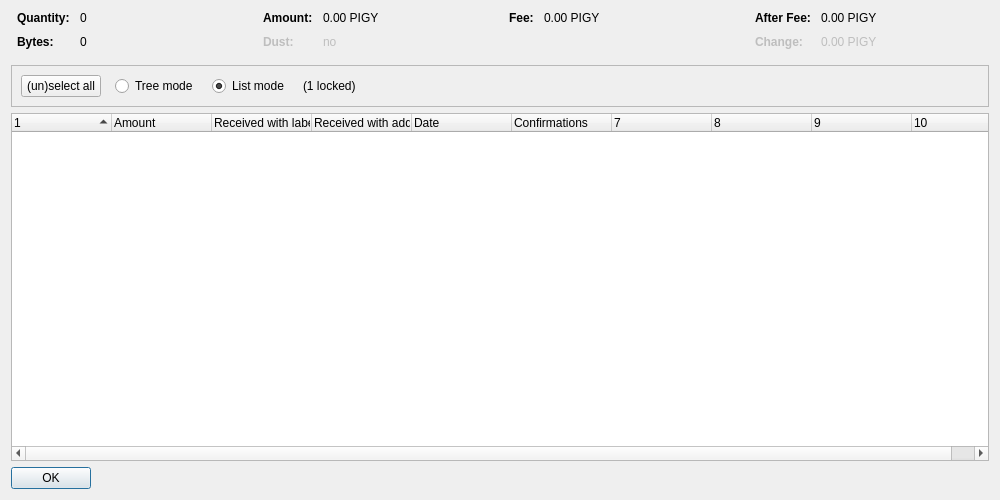
<?xml version="1.0" encoding="UTF-8"?>
<ui version="4.0">
 <class>CoinControlDialog</class>
 <widget class="QDialog" name="CoinControlDialog">
  <property name="geometry">
   <rect>
    <x>0</x>
    <y>0</y>
    <width>1000</width>
    <height>500</height>
   </rect>
  </property>
  <property name="windowTitle">
   <string>Coin Selection</string>
  </property>
  <layout class="QVBoxLayout" name="verticalLayout">
   <item>
    <layout class="QHBoxLayout" name="horizontalLayoutTop" stretch="0,0,0,0">
     <property name="topMargin">
      <number>0</number>
     </property>
     <property name="bottomMargin">
      <number>10</number>
     </property>
     <item>
      <layout class="QFormLayout" name="formLayoutCoinControl1">
       <property name="horizontalSpacing">
        <number>10</number>
       </property>
       <property name="verticalSpacing">
        <number>10</number>
       </property>
       <property name="leftMargin">
        <number>6</number>
       </property>
       <property name="rightMargin">
        <number>6</number>
       </property>
       <item row="0" column="0">
        <widget class="QLabel" name="labelCoinControlQuantityText">
         <property name="font">
          <font>
           <weight>75</weight>
           <bold>true</bold>
          </font>
         </property>
         <property name="text">
          <string>Quantity:</string>
         </property>
        </widget>
       </item>
       <item row="0" column="1">
        <widget class="QLabel" name="labelCoinControlQuantity">
         <property name="cursor">
          <cursorShape>IBeamCursor</cursorShape>
         </property>
         <property name="contextMenuPolicy">
          <enum>Qt::ActionsContextMenu</enum>
         </property>
         <property name="text">
          <string notr="true">0</string>
         </property>
         <property name="textInteractionFlags">
          <set>Qt::LinksAccessibleByMouse|Qt::TextSelectableByKeyboard|Qt::TextSelectableByMouse</set>
         </property>
        </widget>
       </item>
       <item row="1" column="0">
        <widget class="QLabel" name="labelCoinControlBytesText">
         <property name="font">
          <font>
           <weight>75</weight>
           <bold>true</bold>
          </font>
         </property>
         <property name="text">
          <string>Bytes:</string>
         </property>
        </widget>
       </item>
       <item row="1" column="1">
        <widget class="QLabel" name="labelCoinControlBytes">
         <property name="cursor">
          <cursorShape>IBeamCursor</cursorShape>
         </property>
         <property name="contextMenuPolicy">
          <enum>Qt::ActionsContextMenu</enum>
         </property>
         <property name="text">
          <string notr="true">0</string>
         </property>
         <property name="textInteractionFlags">
          <set>Qt::LinksAccessibleByMouse|Qt::TextSelectableByKeyboard|Qt::TextSelectableByMouse</set>
         </property>
        </widget>
       </item>
      </layout>
     </item>
     <item>
      <layout class="QFormLayout" name="formLayoutCoinControl2">
       <property name="horizontalSpacing">
        <number>10</number>
       </property>
       <property name="verticalSpacing">
        <number>10</number>
       </property>
       <property name="leftMargin">
        <number>6</number>
       </property>
       <property name="rightMargin">
        <number>6</number>
       </property>
       <item row="0" column="0">
        <widget class="QLabel" name="labelCoinControlAmountText">
         <property name="font">
          <font>
           <weight>75</weight>
           <bold>true</bold>
          </font>
         </property>
         <property name="text">
          <string>Amount:</string>
         </property>
        </widget>
       </item>
       <item row="0" column="1">
        <widget class="QLabel" name="labelCoinControlAmount">
         <property name="cursor">
          <cursorShape>IBeamCursor</cursorShape>
         </property>
         <property name="contextMenuPolicy">
          <enum>Qt::ActionsContextMenu</enum>
         </property>
         <property name="text">
          <string notr="true">0.00 PIGY</string>
         </property>
         <property name="textInteractionFlags">
          <set>Qt::LinksAccessibleByMouse|Qt::TextSelectableByKeyboard|Qt::TextSelectableByMouse</set>
         </property>
        </widget>
       </item>
       <item row="1" column="0">
        <widget class="QLabel" name="labelCoinControlLowOutputText">
         <property name="enabled">
          <bool>false</bool>
         </property>
         <property name="font">
          <font>
           <weight>75</weight>
           <bold>true</bold>
          </font>
         </property>
         <property name="text">
          <string>Dust:</string>
         </property>
        </widget>
       </item>
       <item row="1" column="1">
        <widget class="QLabel" name="labelCoinControlLowOutput">
         <property name="enabled">
          <bool>false</bool>
         </property>
         <property name="cursor">
          <cursorShape>IBeamCursor</cursorShape>
         </property>
         <property name="contextMenuPolicy">
          <enum>Qt::ActionsContextMenu</enum>
         </property>
         <property name="text">
          <string notr="true">no</string>
         </property>
         <property name="textInteractionFlags">
          <set>Qt::LinksAccessibleByMouse|Qt::TextSelectableByKeyboard|Qt::TextSelectableByMouse</set>
         </property>
        </widget>
       </item>
      </layout>
     </item>
     <item>
      <layout class="QFormLayout" name="formLayoutCoinControl3">
       <property name="horizontalSpacing">
        <number>10</number>
       </property>
       <property name="verticalSpacing">
        <number>10</number>
       </property>
       <property name="leftMargin">
        <number>6</number>
       </property>
       <property name="rightMargin">
        <number>6</number>
       </property>
       <item row="0" column="0">
        <widget class="QLabel" name="labelCoinControlFeeText">
         <property name="font">
          <font>
           <weight>75</weight>
           <bold>true</bold>
          </font>
         </property>
         <property name="text">
          <string>Fee:</string>
         </property>
        </widget>
       </item>
       <item row="0" column="1">
        <widget class="QLabel" name="labelCoinControlFee">
         <property name="cursor">
          <cursorShape>IBeamCursor</cursorShape>
         </property>
         <property name="contextMenuPolicy">
          <enum>Qt::ActionsContextMenu</enum>
         </property>
         <property name="text">
          <string notr="true">0.00 PIGY</string>
         </property>
         <property name="textInteractionFlags">
          <set>Qt::LinksAccessibleByMouse|Qt::TextSelectableByKeyboard|Qt::TextSelectableByMouse</set>
         </property>
        </widget>
       </item>
      </layout>
     </item>
     <item>
      <layout class="QFormLayout" name="formLayoutCoinControl4">
       <property name="horizontalSpacing">
        <number>10</number>
       </property>
       <property name="verticalSpacing">
        <number>10</number>
       </property>
       <property name="leftMargin">
        <number>6</number>
       </property>
       <property name="rightMargin">
        <number>6</number>
       </property>
       <item row="0" column="0">
        <widget class="QLabel" name="labelCoinControlAfterFeeText">
         <property name="font">
          <font>
           <weight>75</weight>
           <bold>true</bold>
          </font>
         </property>
         <property name="text">
          <string>After Fee:</string>
         </property>
        </widget>
       </item>
       <item row="0" column="1">
        <widget class="QLabel" name="labelCoinControlAfterFee">
         <property name="cursor">
          <cursorShape>IBeamCursor</cursorShape>
         </property>
         <property name="contextMenuPolicy">
          <enum>Qt::ActionsContextMenu</enum>
         </property>
         <property name="text">
          <string notr="true">0.00 PIGY</string>
         </property>
         <property name="textInteractionFlags">
          <set>Qt::LinksAccessibleByMouse|Qt::TextSelectableByKeyboard|Qt::TextSelectableByMouse</set>
         </property>
        </widget>
       </item>
       <item row="1" column="0">
        <widget class="QLabel" name="labelCoinControlChangeText">
         <property name="enabled">
          <bool>false</bool>
         </property>
         <property name="font">
          <font>
           <weight>75</weight>
           <bold>true</bold>
          </font>
         </property>
         <property name="text">
          <string>Change:</string>
         </property>
        </widget>
       </item>
       <item row="1" column="1">
        <widget class="QLabel" name="labelCoinControlChange">
         <property name="enabled">
          <bool>false</bool>
         </property>
         <property name="cursor">
          <cursorShape>IBeamCursor</cursorShape>
         </property>
         <property name="contextMenuPolicy">
          <enum>Qt::ActionsContextMenu</enum>
         </property>
         <property name="text">
          <string notr="true">0.00 PIGY</string>
         </property>
         <property name="textInteractionFlags">
          <set>Qt::LinksAccessibleByMouse|Qt::TextSelectableByKeyboard|Qt::TextSelectableByMouse</set>
         </property>
        </widget>
       </item>
      </layout>
     </item>
    </layout>
   </item>
   <item>
    <widget class="QFrame" name="frame">
     <property name="minimumSize">
      <size>
       <width>0</width>
       <height>40</height>
      </size>
     </property>
     <property name="frameShape">
      <enum>QFrame::StyledPanel</enum>
     </property>
     <property name="frameShadow">
      <enum>QFrame::Sunken</enum>
     </property>
     <layout class="QHBoxLayout" name="horizontalLayout">
      <item>
       <layout class="QHBoxLayout" name="horizontalLayoutPanel" stretch="0,0,0,0,0">
        <property name="spacing">
         <number>14</number>
        </property>
        <item>
         <widget class="QPushButton" name="pushButtonSelectAll">
          <property name="sizePolicy">
           <sizepolicy hsizetype="Maximum" vsizetype="Fixed">
            <horstretch>0</horstretch>
            <verstretch>0</verstretch>
           </sizepolicy>
          </property>
          <property name="text">
           <string>(un)select all</string>
          </property>
          <property name="autoDefault">
           <bool>false</bool>
          </property>
         </widget>
        </item>
        <item>
         <widget class="QRadioButton" name="radioTreeMode">
          <property name="sizePolicy">
           <sizepolicy hsizetype="Maximum" vsizetype="Fixed">
            <horstretch>0</horstretch>
            <verstretch>0</verstretch>
           </sizepolicy>
          </property>
          <property name="text">
           <string>Tree mode</string>
          </property>
         </widget>
        </item>
        <item>
         <widget class="QRadioButton" name="radioListMode">
          <property name="sizePolicy">
           <sizepolicy hsizetype="Maximum" vsizetype="Fixed">
            <horstretch>0</horstretch>
            <verstretch>0</verstretch>
           </sizepolicy>
          </property>
          <property name="text">
           <string>List mode</string>
          </property>
          <property name="checked">
           <bool>true</bool>
          </property>
         </widget>
        </item>
        <item>
         <widget class="QLabel" name="labelLocked">
          <property name="text">
           <string notr="true">(1 locked)</string>
          </property>
         </widget>
        </item>
        <item>
         <spacer name="horizontalSpacer">
          <property name="orientation">
           <enum>Qt::Horizontal</enum>
          </property>
          <property name="sizeHint" stdset="0">
           <size>
            <width>40</width>
            <height>20</height>
           </size>
          </property>
         </spacer>
        </item>
       </layout>
      </item>
     </layout>
    </widget>
   </item>
   <item>
    <widget class="CoinControlTreeWidget" name="treeWidget">
     <property name="contextMenuPolicy">
      <enum>Qt::CustomContextMenu</enum>
     </property>
     <property name="sortingEnabled">
      <bool>false</bool>
     </property>
     <property name="columnCount">
      <number>10</number>
     </property>
     <attribute name="headerShowSortIndicator" stdset="0">
      <bool>true</bool>
     </attribute>
     <attribute name="headerStretchLastSection">
      <bool>false</bool>
     </attribute>
     <column>
      <property name="text">
       <string/>
      </property>
     </column>
     <column>
      <property name="text">
       <string>Amount</string>
      </property>
     </column>
     <column>
      <property name="text">
       <string>Received with label</string>
      </property>
     </column>
     <column>
      <property name="text">
       <string>Received with address</string>
      </property>
     </column>
     <column>
      <property name="text">
       <string>Date</string>
      </property>
     </column>
     <column>
      <property name="text">
       <string>Confirmations</string>
      </property>
      <property name="toolTip">
       <string>Confirmed</string>
      </property>
     </column>
     <column>
      <property name="text">
       <string/>
      </property>
     </column>
     <column>
      <property name="text">
       <string/>
      </property>
     </column>
     <column>
      <property name="text">
       <string/>
      </property>
     </column>
     <column>
      <property name="text">
       <string/>
      </property>
     </column>
    </widget>
   </item>
   <item>
    <widget class="QDialogButtonBox" name="buttonBox">
     <property name="sizePolicy">
      <sizepolicy hsizetype="Maximum" vsizetype="Fixed">
       <horstretch>0</horstretch>
       <verstretch>0</verstretch>
      </sizepolicy>
     </property>
     <property name="orientation">
      <enum>Qt::Horizontal</enum>
     </property>
     <property name="standardButtons">
      <set>QDialogButtonBox::Ok</set>
     </property>
    </widget>
   </item>
  </layout>
 </widget>
 <customwidgets>
  <customwidget>
   <class>CoinControlTreeWidget</class>
   <extends>QTreeWidget</extends>
   <header>coincontroltreewidget.h</header>
  </customwidget>
 </customwidgets>
 <resources/>
 <connections/>
</ui>
